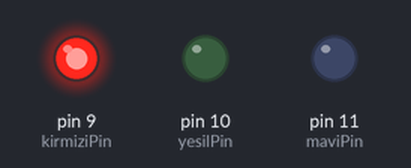
Simulated run of this sketch. Board: Arduino Uno, built with avr-gcc and run on an emulated ATmega328P. Parts: output pins drawn as LEDs (lit = HIGH).

Above: at 0.05 s.
At 2.65 s:
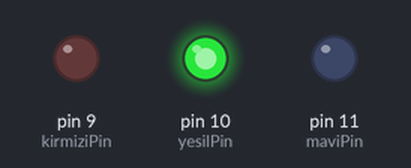
At 3.95 s:
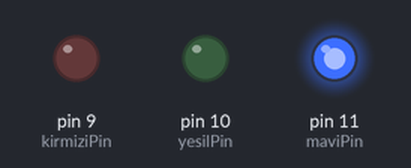
At 5.25 s:
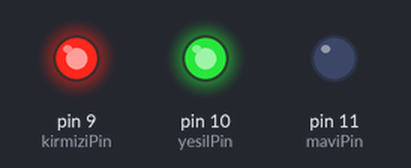
At 7.85 s:
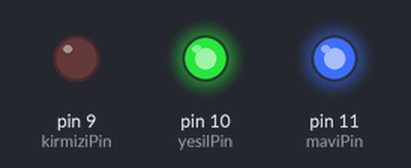
At 10.45 s:
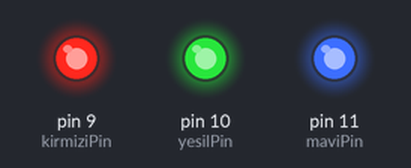
Timing chart, 0 to 13.7 s (numbered marks = the images above):
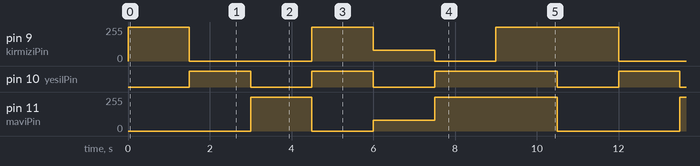

Measured:
- by itself, pin 9 (kirmiziPin): repeats every 10.5 s: 0/255 3.0 s, 255/255 1.5 s, 80/255 1.5 s, 0/255 1.5 s, 255/255 3.0 s
- by itself, pin 10 (yesilPin): repeats every 10.5 s: LOW 1.5 s, HIGH 1.5 s, LOW 1.5 s, HIGH 3.0 s, LOW 1.5 s, HIGH 1.5 s
- by itself, pin 11 (maviPin): repeats every 10.5 s: 0/255 1.5 s, 80/255 1.5 s, 255/255 3.0 s, 0/255 3.0 s, 255/255 1.5 s

The sketch:

ortak_cathode_LED.ino
```cpp
//Ortak Katot RGB LED için Arduino Kodu

//RGB LED'imizin bacaklarını Arduino'da bağladığımız pinlere göre global değişken olarak atadık.
int kirmiziPin = 9; //Kırmızı bacak 9 numaralı pine
int yesilPin = 10; //yeşil bacak 10 numaralı pine
int maviPin = 11; //mavi bacak 11 numaralı pine

void setup(){
  pinMode(kirmiziPin, OUTPUT); //kirmiziPin(9) çıkış pini olarak atadık
  pinMode(yesilPin, OUTPUT); //yesilPin(10) çıkış pini olarak atadık
  pinMode(maviPin, OUTPUT);} //mavi(11) çıkış pini olarak atadık

  void loop(){
    renkAyarla(255, 0, 0); //kirmizi
    delay(1500); //1.5 saniye bekle
    renkAyarla(0, 255, 0); //yesil
    delay(1500); //1.5 saniye bekle
    renkAyarla(0, 0, 255); //mavi
    delay(1500); //1.5 saniye bekle
    renkAyarla(255, 255, 0); //sari
    delay(1500); //1.5 saniye bekle
    renkAyarla(80, 0, 80); //mor
    delay(1500); //1.5 saniye bekle
    renkAyarla(0, 255, 255); //acik mavi
    delay(1500); //1.5 saniye bekle
    renkAyarla(255, 255, 255); //beyaz
    delay(1500); //1.5 saniye bekle
    }

//Renk ayarla fonksiyonu oluşturduk
void renkAyarla(int kirmizi, int yesil, int mavi){
  analogWrite(kirmiziPin, kirmizi);
  analogWrite(yesilPin, yesil);
  analogWrite(maviPin, mavi);
  }
```
